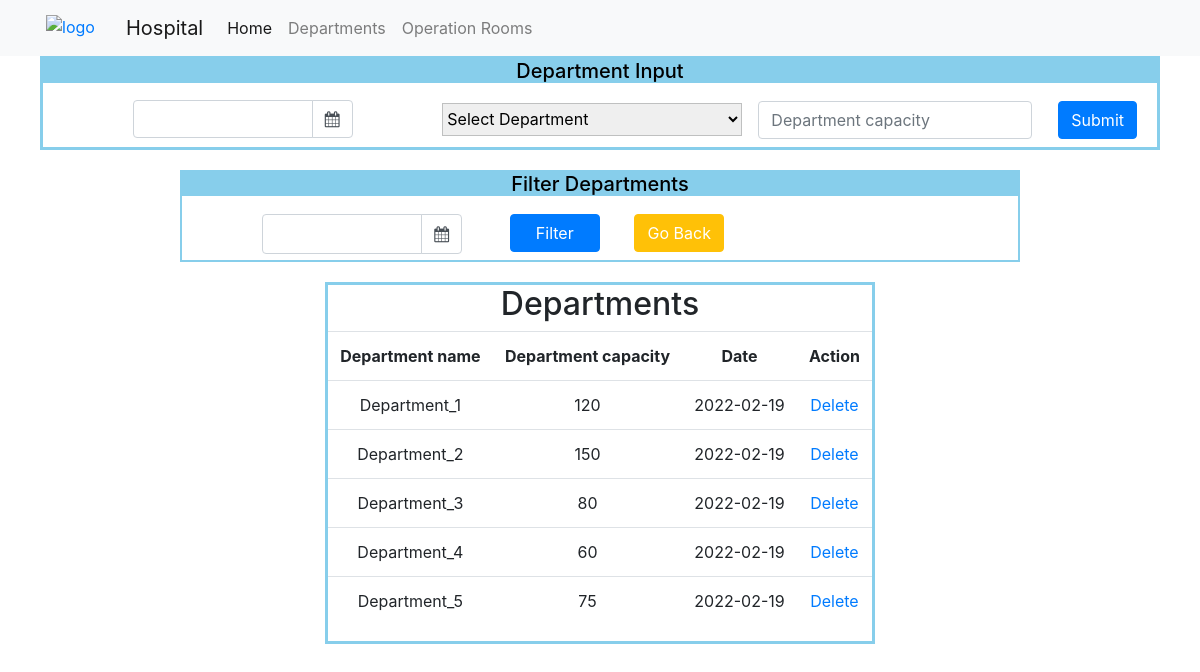
The page /admin on the database its author committed.
### app.py (models this page shows)
class Department_Info(db.Model):
    __tablename__ = 'department_info'
    id = db.Column(db.String(200), primary_key=True)
    department_name = db.Column(db.String(200), nullable=False)
    department_capacity = db.Column(db.Integer, nullable=False)
    date = db.Column(db.DateTime, nullable=False)

### app.py (the view)
@app.route('/admin', methods=['GET', 'POST'])
def show_tables():
    if request.method == 'POST':
        if request.form['submit_btn2'] == 'submit_form2':
            date = request.form['date']
            dep_name = request.form['dep_name']
            dep_capacity = request.form['dep_capacity']
            new_department_info = Department_Info(
                    id=str(dep_name + '-' + str(uuid.uuid4())),
                    date=datetime.strptime(date, '%m/%d/%Y').date(),
                    department_name=dep_name,
                    department_capacity=int(dep_capacity),
                    )
            try:
                db.session.add(new_department_info)
                db.session.commit()
                return redirect('/admin')
            except:
                print('There was an issue adding new user entry')
                raise
        elif request.form['submit_btn2'] == 'filter':
            filtered_date = datetime.strptime(request.form['filter_date'], '%m/%d/%Y')
            filtered_entries = Department_Info.query.filter(Department_Info.date==filtered_date).all()
            return render_template('admin.html', departments=filtered_entries)
    else:
        department_info = Department_Info.query.order_by(Department_Info.date).all()
        return render_template('admin.html', departments=department_info)

### templates/admin.html (shortened to what this page needs)
<!DOCTYPE html>
<html lang="en">
<head>
    <link rel="stylesheet" href="{{ url_for('static', filename='css/styles.css') }}">
    <link rel="stylesheet" href="https://maxcdn.bootstrapcdn.com/bootstrap/4.0.0/css/bootstrap.min.css">
    <link rel="stylesheet" href="https://cdnjs.cloudflare.com/ajax/libs/bootstrap-datepicker/1.9.0/css/bootstrap-datepicker.min.css">
    <link rel="stylesheet" href="https://cdnjs.cloudflare.com/ajax/libs/font-awesome/4.7.0/css/font-awesome.min.css">
</head>
<body>
    <nav class="navbar navbar-expand-lg navbar-light bg-light">
        <div class="image">
            <a href="/">
                <img src="http://www.clipartsuggest.com/images/633/red-medical-symbol-9MqeBw-clipart.jpeg" alt="logo">
            </a>
        </div>
        <a class="navbar-brand" href="/">Hospital</a>
        <div class="collapse navbar-collapse" id="navbarNav">
          <ul class="navbar-nav">
            <li class="nav-item active">
              <a class="nav-link" href="/">Home <span class="sr-only">(current)</span></a>
            </li>
            <li class="nav-item">
              <a class="nav-link" href="/admin">Departments</a>
            </li>
            <li class="nav-item">
              <a class="nav-link" href="/rooms">Operation Rooms</a>
            </li>
          </ul>
        </div>
    </nav>
    <div class="user_input">
        <div class="heading"><h5>Department Input</h5></div>
        <form action='/admin' class="form-inline" method="post">
                <div class="input-group date" id="datepicker">
                    <input type="text" class="form-control" id='date_input' name='date' required/>
                    <span class="input-group-append">
                        <span class="input-group-text bg-white">
                            <i class="fa fa-calendar"></i>
                        </span>
                    </span>
                </div>
            <div class="dropdown_select" name='dropdown_select'>
                <select id="list" name='dep_name' onchange="getSelectValue();" required>
                    <option value="" disabled selected>Select Department</option>
                </select>
            </div>
            <div class="form-group mx-sm-3 mb-2" name='dur_and_cap'>
                <input type="number" min="0" class="form-control" name='dep_capacity' id="dep_capacity" placeholder="Department capacity" required>
            </div>
            <button type="submit" class="btn btn-primary mb-2" name="submit_btn2" value="submit_form2">Submit</button>
        </form>
    </div>
    <div class="filter">
        <div class="heading"><h5>Filter Departments</h5></div>
        <form action="/admin" method="post">
            <div class="input-group date" id="datepicker2">
                <input type="text" class="form-control" id='date_input2' name='filter_date' required/>
                <span class="input-group-append" id="filter_span">
                    <span class="input-group-text bg-white" >
                        <i class="fa fa-calendar"></i>
                    </span>
                </span>
            </div>
            <div class="filter_and_home_btns">
                <button type="submit" class="btn btn-primary mb-2" name="submit_btn2" value="filter" id="filter_btn">Filter</button>
                <button type="button" class="btn btn-warning mb-2" id="home_btn" onclick="history.back()"><a href="javascript:history.back()">Go Back</a></button>
            </div>
        </form>
    </div>
    <div class="Table_content" id="department_info">
        <table class="table">
            <thead><h2>Departments</h2></thead>
            <tbody class="table_body">
                    <tr>
                        <th>Department name</th>
                        <th>Department capacity</th>
                        <th>Date</th>
                        <th>Action</th>
                    </tr>
                {% for department in departments: %}
                    <tr>
                        <td>{{department.department_name}}</td>
                        <td>{{department.department_capacity}}</td>
                        <td>{{department.date.date()}}</td>
                        <td>
                            <a href="/admin/delete/{{department.id}}">Delete</a>
                        </td>
                    </tr>
                {% endfor %}
            </tbody>
        </table>
    </div>
</body>
</html>

### static/css/styles.css (style rules this page uses)
* { padding: 0; margin: 0; box-sizing: border-box; }
body { font-family: Verdana, Geneva, Tahoma, sans-serif; text-align: center; background-color: #eeeeee; }
.heading { background-color: skyblue; color: black; text-align: center; }
.user_input { margin-left: 40px; margin-right: 40px; border: 3px solid skyblue; }
.Table_content { border: 2px solid skyblue; width: 70%; text-align: center; margin: auto; margin-top: 20px; }
.table { text-align: center; }
.form-inline { margin: auto; }
#datepicker { width: 200px; margin: auto; }
#list { width: 300px; margin-left: 0; }
select { width: 300px; height: 33px; border: 1px solid rgb(191, 192, 192); }
.form-group { margin: auto; }
.btn { margin: 10px; margin-right: 20px; }
#datepicker { width: 220px; margin: auto; }
#datepicker2 { width: 300px; margin: auto; }
#date_input2 { margin-left: 80px; margin-top: 10px; height: 40px; }
#filter_span { margin-right: 20px; margin-top: 10px; height: 40px; }
#filter_btn { width: 90px; }
#home_btn { width: 90px; }
button a { color:white; }
.filter { border: 2px solid skyblue; width: 70%; text-align: center; margin: auto; margin-top: 20px; overflow: hidden; }
.filter_and_home_btns { margin-left: 50px; width: 280px; overflow: hidden; }
.filter form .input-group { margin: auto; text-align: center; width: 50vp; float:left; }
.image { width: 100px; margin: auto; margin-left: 10px; text-align: left; margin-top: 5px; }
img { margin-left: 20px; width: 50px; height: 30px; }
#department_info { border: solid skyblue; width: 550px; overflow: hidden; }

### rows shown on the page
Department_Info: department_name "Department_1", department_capacity "120", date "2022-02-19"
Department_Info: department_name "Department_2", department_capacity "150", date "2022-02-19"
Department_Info: department_name "Department_3", department_capacity "80", date "2022-02-19"
Department_Info: department_name "Department_4", department_capacity "60", date "2022-02-19"
Department_Info: department_name "Department_5", department_capacity "75", date "2022-02-19"
